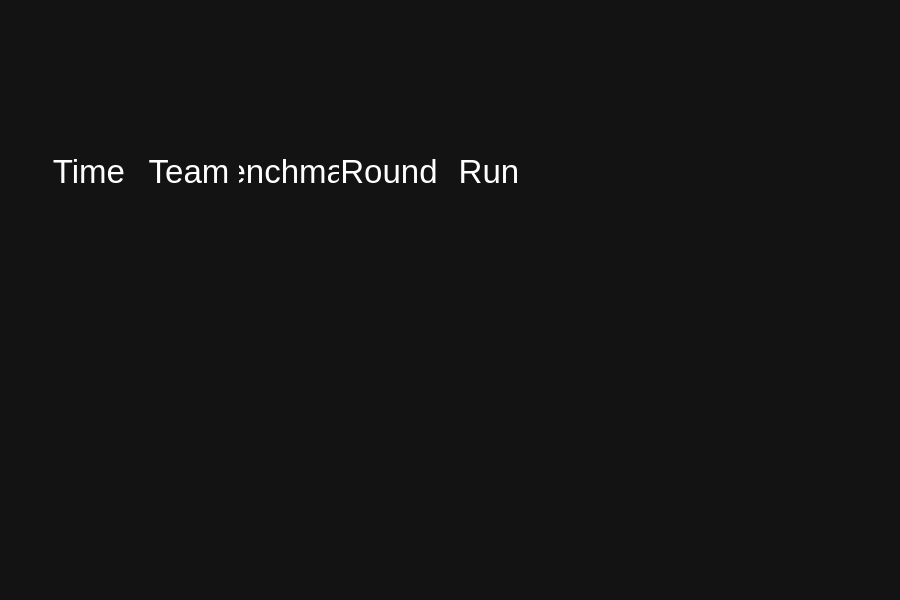
<?xml version="1.0" encoding="UTF-8"?>
<ui version="4.0">
 <class>PublicDisplay</class>
 <widget class="QMainWindow" name="PublicDisplay">
  <property name="geometry">
   <rect>
    <x>0</x>
    <y>0</y>
    <width>900</width>
    <height>600</height>
   </rect>
  </property>
  <property name="windowTitle">
   <string>RoCKIn@Home</string>
  </property>
  <property name="styleSheet">
   <string notr="true">*
{
  color: white;
  background-color: #131313;
  margin: 30px;
}
</string>
  </property>
  <widget class="QWidget" name="widget">
   <layout class="QVBoxLayout" name="_3">
    <item>
     <layout class="QHBoxLayout" name="_2">
      <item>
       <spacer name="horizontalSpacer_2">
        <property name="orientation">
         <enum>Qt::Horizontal</enum>
        </property>
        <property name="sizeHint" stdset="0">
         <size>
          <width>40</width>
          <height>20</height>
         </size>
        </property>
       </spacer>
      </item>
      <item>
       <widget class="QLabel" name="image">
        <property name="pixmap">
         <pixmap resource="roah_rsbb.qrc">:/rsbb_etc/images/roah.png</pixmap>
        </property>
       </widget>
      </item>
      <item>
       <spacer name="horizontalSpacer">
        <property name="orientation">
         <enum>Qt::Horizontal</enum>
        </property>
        <property name="sizeHint" stdset="0">
         <size>
          <width>0</width>
          <height>0</height>
         </size>
        </property>
       </spacer>
      </item>
      <item>
       <widget class="QLabel" name="clock">
        <property name="font">
         <font>
          <pointsize>30</pointsize>
         </font>
        </property>
        <property name="alignment">
         <set>Qt::AlignCenter</set>
        </property>
       </widget>
      </item>
      <item>
       <spacer name="horizontalSpacer_3">
        <property name="orientation">
         <enum>Qt::Horizontal</enum>
        </property>
        <property name="sizeHint" stdset="0">
         <size>
          <width>40</width>
          <height>20</height>
         </size>
        </property>
       </spacer>
      </item>
     </layout>
    </item>
    <item>
     <widget class="QTableWidget" name="schedule">
      <property name="font">
       <font>
        <pointsize>20</pointsize>
       </font>
      </property>
      <property name="styleSheet">
       <string notr="true">QHeaderView
{
  margin: 0px;
  font-size: 25pt;
}

QHeaderView::section
{
  color: white;
  background-color: #131313;
  border: none;
}
</string>
      </property>
      <property name="frameShape">
       <enum>QFrame::NoFrame</enum>
      </property>
      <property name="editTriggers">
       <set>QAbstractItemView::NoEditTriggers</set>
      </property>
      <property name="tabKeyNavigation">
       <bool>false</bool>
      </property>
      <property name="selectionMode">
       <enum>QAbstractItemView::NoSelection</enum>
      </property>
      <property name="showGrid">
       <bool>false</bool>
      </property>
      <property name="gridStyle">
       <enum>Qt::NoPen</enum>
      </property>
      <property name="wordWrap">
       <bool>false</bool>
      </property>
      <property name="cornerButtonEnabled">
       <bool>false</bool>
      </property>
      <attribute name="horizontalHeaderVisible">
       <bool>true</bool>
      </attribute>
      <attribute name="verticalHeaderVisible">
       <bool>false</bool>
      </attribute>
      <column>
       <property name="text">
        <string>Time</string>
       </property>
      </column>
      <column>
       <property name="text">
        <string>Team</string>
       </property>
      </column>
      <column>
       <property name="text">
        <string>Benchmark</string>
       </property>
      </column>
      <column>
       <property name="text">
        <string>Round</string>
       </property>
      </column>
      <column>
       <property name="text">
        <string>Run</string>
       </property>
      </column>
     </widget>
    </item>
   </layout>
  </widget>
 </widget>
 <resources>
  <include location="roah_rsbb.qrc"/>
 </resources>
 <connections/>
</ui>
